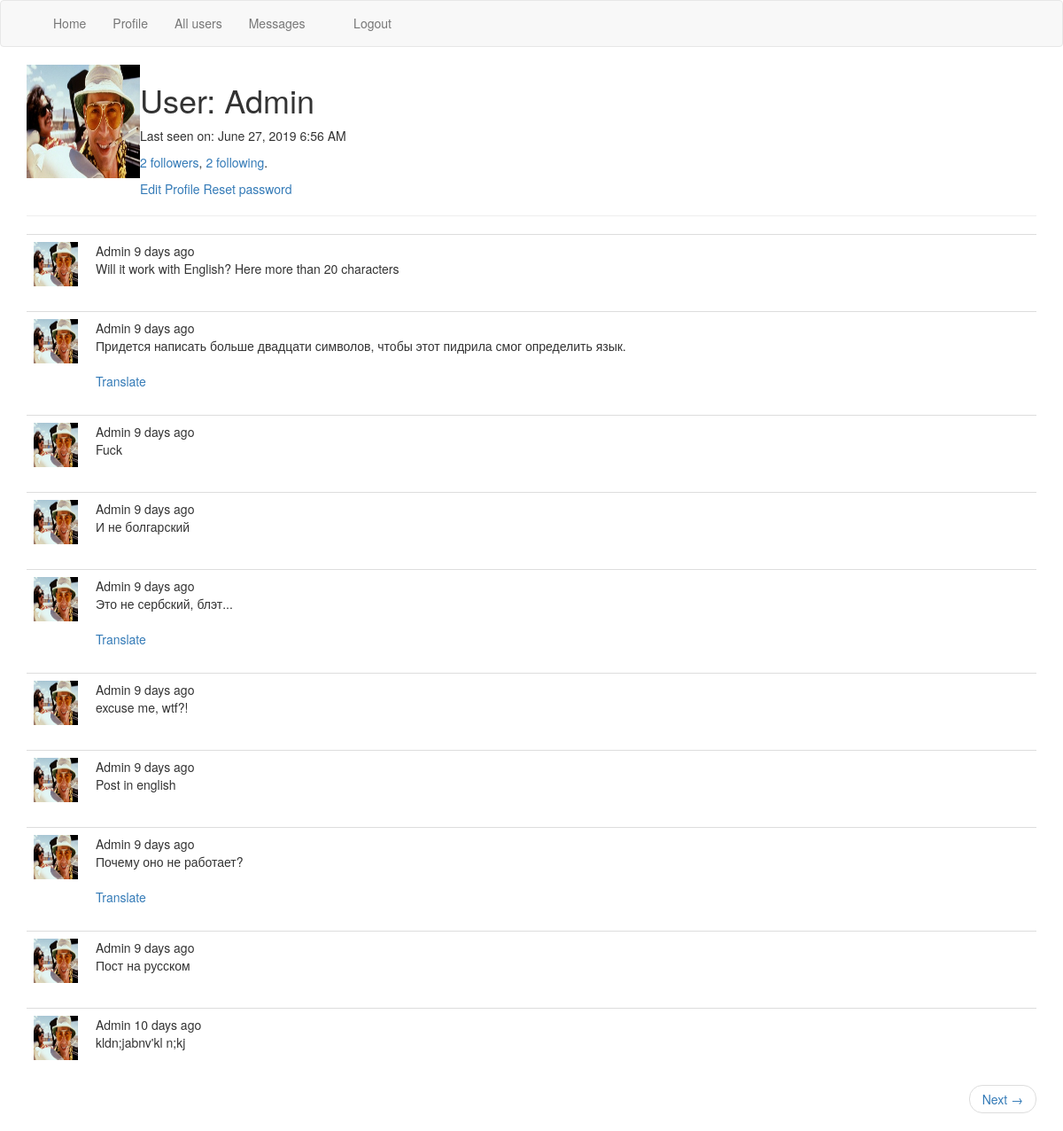
The page /user/Admin (signed in) on the database its author committed.
### app/models.py (models this page shows, shortened)
class User(UserMixin, db.Model):
    id = db.Column(db.Integer, primary_key=True)
    username = db.Column(db.String(64), index=True, unique=True)
    email = db.Column(db.String(128), index=True, unique=True)
    password_hash = db.Column(db.String(128))
    posts = db.relationship('Post', backref='author', lazy='dynamic')
    last_seen = db.Column(db.DateTime, default=datetime.utcnow)
    avatar_filename = db.Column(db.String(64))
    messages_sent = db.relationship('Message', foreign_keys='Message.sender_id',
                                    backref='author', lazy='dynamic')
    messages_received = db.relationship('Message', foreign_keys='Message.recipient_id',
                                        backref='recipient', lazy='dynamic')
    last_message_read_time = db.Column(db.DateTime)
    followed = db.relationship(
        'User',
        secondary=followers,
        primaryjoin=followers.c.follower_id == id,
        secondaryjoin=followers.c.followed_id == id,
        backref=db.backref('followers', lazy='dynamic'),
        lazy='dynamic'
    )
    notifications = db.relationship('Notification', backref='user', lazy='dynamic')
    def avatar(self):
        if not self.avatar_filename:
            return "https://c.tcdn.co/993/fa2/993fa2c0-03d1-11e8-b435-0007cb0b8645/channel256.png"
        else:
            return url_for('static', filename='img/' + self.avatar_filename)
    def new_messages(self):
        last_read_time = self.last_message_read_time or datetime(1900, 1, 1)
        return Message.query.filter_by(recipient=self).filter(Message.timestamp > last_read_time).count()

class SearchableMixin(object):
    @classmethod
    def before_commit(cls, session):
        session._changes = {
            'add': list(session.new),
            'update': list(session.dirty),
            'delete': list(session.deleted)
        }
    @classmethod
    def after_commit(cls, session):
        for obj in session._changes['add']:
            if isinstance(obj, SearchableMixin):
                add_to_index(obj.__tablename__, obj)
        for obj in session._changes['update']:
            if isinstance(obj, SearchableMixin):
                add_to_index(obj.__tablename__, obj)
        for obj in session._changes['delete']:
            if isinstance(obj, SearchableMixin):
                remove_from_index(obj.__tablename__, obj)
        session._changes = None

class Post(SearchableMixin, db.Model):
    id = db.Column(db.Integer, primary_key=True)
    body = db.Column(db.String(200))
    timestamp = db.Column(db.DateTime, default=datetime.utcnow)
    user_id = db.Column(db.Integer, db.ForeignKey('user.id'))
    language = db.Column(db.String(5))
    __searchable__ = ['body']

### app/main/routes.py (the view)
@bp.route('/user/<username>')
@login_required
def user(username):
    user = User.query.filter_by(username=username).first_or_404()
    page = request.args.get('page', 1, type=int)
    posts = Post.query.filter_by(user_id=user.id).order_by(
        Post.timestamp.desc()).paginate(page, current_app.config['POST_PER_PAGE'], False)
    next = url_for('main.user', username=username, page=posts.next_num) if posts.has_next else None
    prev = url_for('main.user', username=username, page=posts.prev_num) if posts.has_prev else None
    return render_template("user.html", title=_("User profile"),
                           posts=posts.items, user=user, next_url=next, prev_url=prev)

### app/main/routes.py (called while the page is built)
@bp.before_request
def before_request():
    if current_user.is_authenticated:
        current_user.last_seen = datetime.utcnow()
        db.session.commit()
        if current_app.elasticsearch:
            g.search_form = SearchForm()
    g.locale = str(get_locale())

### app/models.py (called while the page is built)
@login.user_loader
def load_user(id):
    return User.query.get(int(id))

### app/templates/user.html (shortened to what this page needs)
{% extends "base.html" %}
{% block app_content %}
    <table>
        <tr valign="top">
            <td><img src="{{ user.avatar() }}" width="128" height="128"></td>
            <td>
                <h1>{{ _("User") }}: {{ user.username }}</h1>
                {% if user.last_seen %}
                    <p>{{ _("Last seen on")  }}: {{ moment(user.last_seen).format('LLL') }}</p>
                {% endif %}
                <p>
                    {% if user.followers.count() > 0 %}
                        <a href="{{ url_for("main.followers", username=user.username) }}">{{ user.followers.count() }} {{ _("followers") }}</a>,
                    {% else %}
                        {{ user.followers.count() }} {{ _("followers") }},
                    {% endif %}
                    {% if user.followed.count() > 0 %}
                        <a href="{{ url_for("main.followed", username=user.username) }}">{{ user.followed.count() }} {{ _("following") }}</a>.
                    {% else %}
                        {{ user.followed.count() }} {{ _("following") }}.
                    {% endif %}
                </p>
                {% if user == current_user %}
                    <a href={{ url_for("main.edit_profile") }}>{{ _("Edit Profile") }}</a>
                    <a href="{{ url_for("auth.reset_password_request") }}">{{ _("Reset password") }}</a>
                {% else %}
                    {% if current_user.is_following(user) %}
                        <a href={{ url_for("main.unfollow", username=user.username) }}>{{ _("Unfollow") }}</a>
                    {% else %}
                        <a href={{ url_for("main.follow", username=user.username) }}>{{ _("Follow") }}</a>
                    {% endif %}
                {% endif %}
            </td>
        </tr>
    </table>
    <hr>
    {% for post in posts %}
        {% include '_post.html' %}
    {% endfor %}
    <nav aria-label="...">
        <ul class="pager">
            {% if next_url %}
                <li class="next{% if not next_url %} disabled{% endif %}">
                    <a href="{{ next_url or '#' }}">
                        {{ _('Next') }}
                        <span aria-hidden="true">&rarr;</span>
                    </a>
                </li>
            {% endif %}
        </ul>
    </nav>
{% endblock %}

### app/templates/base.html (shortened to what this page needs)
{% extends 'bootstrap/base.html' %}
{% block navbar %}
    <nav class="navbar navbar-default">
        <div class="container">
            <div class="collapse navbar-collapse" id="bs-example-navbar-collapse-1">
                <ul class="nav navbar-nav">
                    <li><a href="{{ url_for("main.index") }}"> {{ _('Home') }} </a></li>
                </ul>
                <ul class="nav navbar-nav navbar-left">
                    {% if current_user.is_anonymous %}
                        <li><a href={{ url_for("auth.login") }}> {{_("Login")}} </a></li>
                        <li><a href={{ url_for("auth.register") }}> {{_("Registration")}} </a></li>
                    {% else %}
                        <li><a href={{ url_for("main.user", username=current_user.username) }}> {{_("Profile")}} </a></li>
                        <li><a href={{ url_for("main.users") }}> {{_("All users")}} </a></li>
                        <li>
                            <a href={{ url_for("main.messages") }}>
                                {{_("Messages")}}
                                {% set new_messages = current_user.new_messages() %}
                            </a>
                        </li>
                        <li><a href={{ url_for("auth.logout") }}> {{_("Logout")}} </a></li>
                    {% endif %}
                </ul>
            </div>
        </div>
    </nav>
{% endblock %}
{% block content %}
    <div class="container">
    {% block app_content %}{% endblock %}
    </div>
{% endblock %}

### app/templates/_post.html
<table class="table table-hover">
    <tr>
        <td width="70px">
            <span class="user_popup">
               <a href="{{ url_for('main.user', username=post.author.username) }}">
                    <img src="{{ post.author.avatar() }}" width="50" height="50">
                </a>
            </span>
        </td>
        <td>
            {{ post.author.username }}
            {{ moment(post.timestamp).fromNow() }}
            <br><span id="post{{ post.id }}">{{ post.body }}</span>
            {% if post.language and post.language != g.locale %}
                <br><br>
                <span id="translation{{ post.id }}">
                    <a href="javascript:translate(
                        '#post{{ post.id }}',
                        '#translation{{ post.id }}',
                        '{{ post.language }}',
                        '{{ g.locale }}'
                    );">
                        {{ _("Translate") }}
                    </a>
                </span>
            {% endif %}
        </td>
    </tr>
</table>

### rows shown on the page
User: avatar (picture), username "Admin", last_seen "June 27, 2019 6:56 AM"
Post: author.avatar (picture), author.username "Admin", timestamp "9 days ago", body "Will it work with English? Here more than 20 characters"
Post: author.avatar (picture), author.username "Admin", timestamp "9 days ago", body "Придется написать больше двадцати символов, чтобы этот пидрила смог определить язык."
Post: author.avatar (picture), author.username "Admin", timestamp "9 days ago", body "Fuck"
Post: author.avatar (picture), author.username "Admin", timestamp "9 days ago", body "И не болгарский"
Post: author.avatar (picture), author.username "Admin", timestamp "9 days ago", body "Это не сербский, блэт..."
Post: author.avatar (picture), author.username "Admin", timestamp "9 days ago", body "excuse me, wtf?!"
Post: author.avatar (picture), author.username "Admin", timestamp "9 days ago", body "Post in english"
Post: author.avatar (picture), author.username "Admin", timestamp "9 days ago", body "Почему оно не работает?"
Post: author.avatar (picture), author.username "Admin", timestamp "9 days ago", body "Пост на русском"
Post: author.avatar (picture), author.username "Admin", timestamp "10 days ago", body "kldn;jabnv'kl n;kj"

### other values the page prints
{{ user.followers.count() }} "2"
{{ user.followed.count() }} "2"
